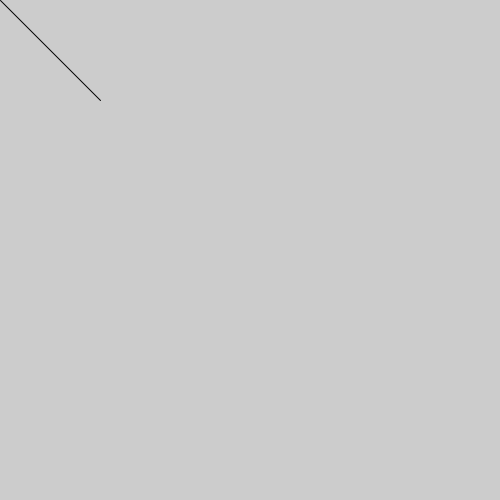
Frame 1 (no input)
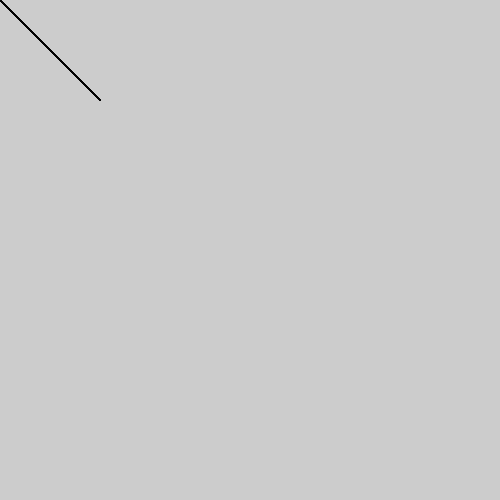
Frame 60 (the mouse pressed at the canvas centre just before this capture)
Frame 120 (the mouse held since frame 60 and released just before this capture): identical to frame 60, image omitted

The Processing sketch that drew these frames (run headless with seeded random() and noise(); from frame 60 on, the mouse is pressed at the canvas centre):

// Processing sketch: tweaktest
// ── tweaktest.pde
void setup(){
  size(500, 500);
}

void draw(){
  line(0, 0, 100, 100);
}
